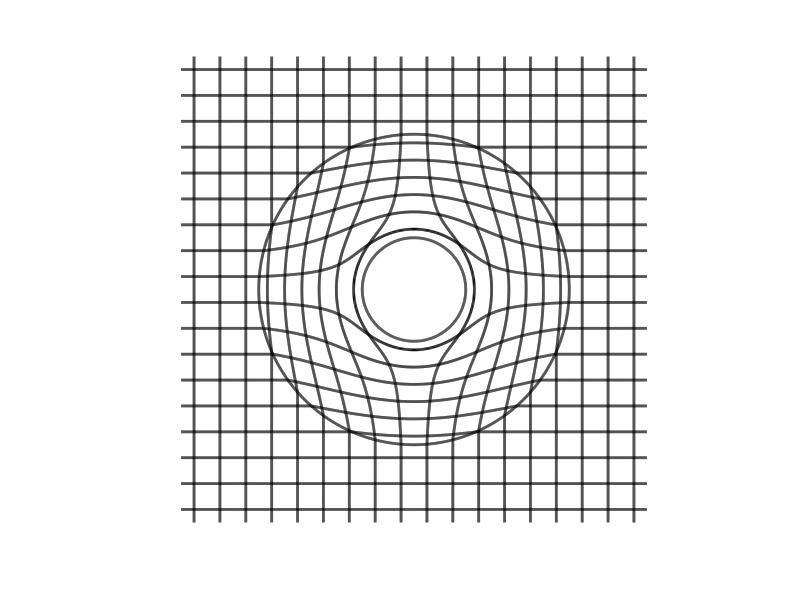
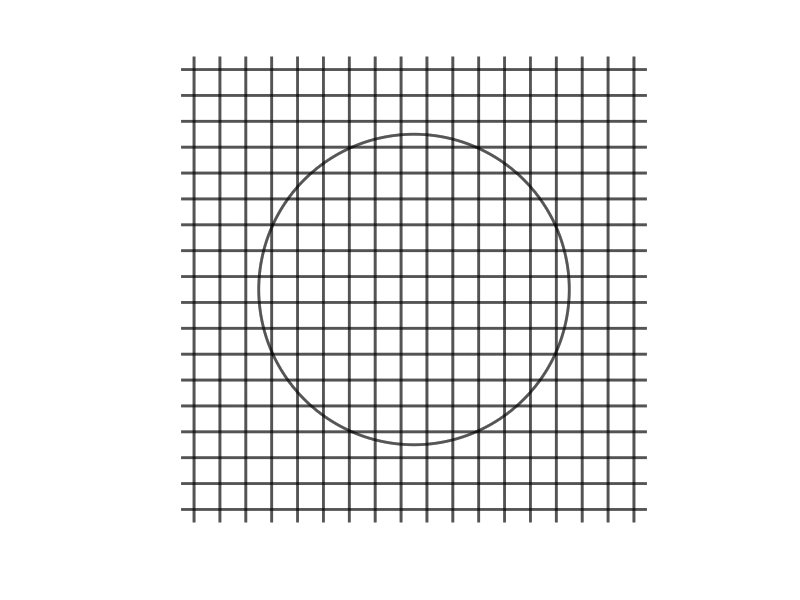

Recreate these plots in MATLAB, in order.
% Frank Trang
 %
 % polar_cloak.m
 %
 % cart to polar to cart plot

 % coordinate transformation

 clear all
 r1 = .254;
 r2 = .762;

 x = -.762*1.5:0.001:.762*1.5;
 y = x;

 Xx = zeros(18, length(x), 1);
 Yx = zeros(18, length(y), 1);
 Xy = Xx;
 Yy = Yx;
xones = ones( length(x), 1 );
yones = ones( length(y), 1 );
 xm = -.762*1.5+.0635;
 ym = -.762*1.5+.0635;


 for m=1:18
 Xx(m,:,:) = xm*xones;
 [thx, rhx] = cart2pol(Xx(m,:,:), y);
 rhxx = (r2-r1)*rhx/r2 + r1;

 Yy(m,:,:) = ym*yones;
[thy, rhy] = cart2pol(x, Yy(m,:,:));
rhyy = (r2-r1)*rhy/r2 + r1;

 for n=1:length(rhxx)
 if rhxx(n) > r2
 rhxx(n) = rhx(n);
 end
 if rhyy(n) > r2
 rhyy(n) = rhy(n);
 end
 end
 [Xx(m,:,:), Yx(m,:,:)] = pol2cart( thx, rhxx );
 [Xy(m,:,:), Yy(m,:,:)] = pol2cart( thy, rhyy );
 xm = xm + .127;
 ym = ym + .127;
 end


 figure
 hold on
 for m=1:18
plot(Xx(m,:,:), Yx(m,:,:), 'black', 'LineWidth', 2)
plot(Xy(m,:,:), Yy(m,:,:), 'black', 'LineWidth', 2);
 end

t = 0:.001:2*pi;
plot(.762*sin(t)+0,.762*cos(t)+0, 'black', 'LineWidth', 2);
 plot(.254*sin(t)+0,.254*cos(t)+0, 'black','LineWidth', 2);

 axis equal
 axis([-1.2 1.2 -1.2 1.2])
 axis off
 hold on



 % For plotting non-transformed space

 x = -.762*1.5:0.001:.762*1.5;
 y = x;

 Xx = zeros(18, length(x), 1);
 Yx = zeros(18, length(y), 1);
 Xy = Xx;
Yy = Yx;
xones = ones( length(x), 1 );
yones = ones( length(y), 1 );
 xm = -.762*1.5+.0635;
 ym = -.762*1.5+.0635;

 for m=1:18
 Xx(m,:,:) = xm*xones;
 Yy(m,:,:) = ym*yones;
 xm = xm + .127;
 ym = ym + .127;
 end

 figure
 hold on
 for m=1:18
 plot(Xx(m,:,:), y, 'black', 'LineWidth', 2)
 plot(x, Yy(m,:,:), 'black', 'LineWidth', 2);
 end

 plot(.762*sin(t)+0,.762*cos(t)+0, 'black', 'LineWidth', 2);

 axis equal
 axis([-1.2 1.2 -1.2 1.2])
 axis off
 hold on